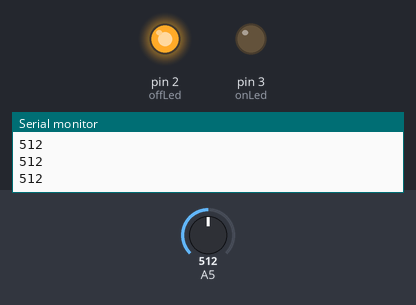
This sketch was run on a simulated Arduino Uno, built with avr-gcc and run on an emulated ATmega328P. Shown: output pins drawn as LEDs (lit = HIGH), the last lines printed to the serial monitor. The test bench sets the inputs (shaded band); at power-on: A5 = 512.

Above: at 1.2 s.
1.3 s: A5 set to 104
2.8 s: A5 set to 91
At 3.5 s:
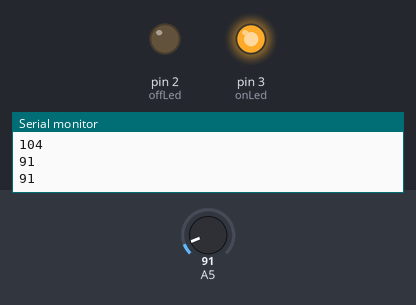
4.5 s: A5 set to 110
At 5.7 s:
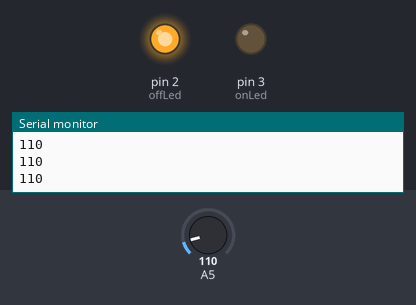
6.0 s: A5 set to 90
At 7.1 s:
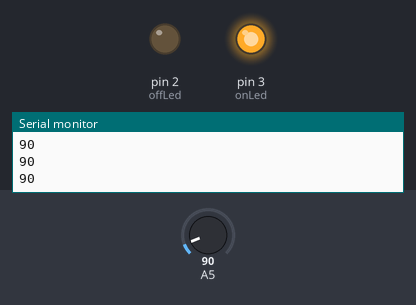
Timing chart, 0 to 8.5 s (numbered marks = the images above; inputs shaded):
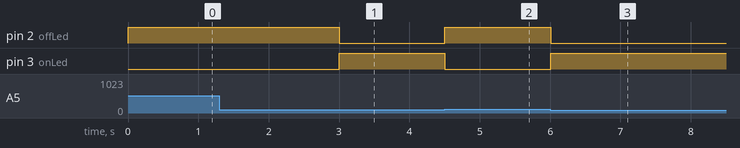

Measured:
- the behaviour switches between 100 and 99 on A5 (found by bisection; images 0 and 1)
- after the input at 2.8 s, pin 2 (offLed): HIGH → LOW after 0.20 s; pin 3 (onLed): LOW → HIGH after 0.20 s
- after the input at 4.5 s, pin 2 (offLed): LOW → HIGH at once; pin 3 (onLed): HIGH → LOW at once
- after the input at 6.0 s, pin 2 (offLed): HIGH → LOW at once; pin 3 (onLed): LOW → HIGH at once

The sketch:

distance.ino
```cpp
/*
 * A simple project that will turn on a different LED depending on the value of an
 * attached distance sensor. The disance sensor for this code should be setup on
 * the analog input port #5
 */

// Pins for our on and off LEDs
int onLed = 3;
int offLed = 2;

void setup() {
	Serial.begin(9600);

	// Setup our ports as outputs
	pinMode(onLed, OUTPUT);
	pinMode(offLed, OUTPUT);
}

void loop() {
	// Grab the 'distance' from the sensor
	int sensorValue = analogRead(A5);

	if (sensorValue < 100) {
		// Small distance. Turn on the 'on' LED
		digitalWrite(onLed, HIGH);
		digitalWrite(offLed, LOW);
	} else {
		// Large distance. Turn on the 'off' LED
		digitalWrite(onLed, LOW);
		digitalWrite(offLed, HIGH);
	}

	// Print out the read value
	Serial.println(sensorValue);

	// Only check the sensor four times a second
	delay(250);
}
```
